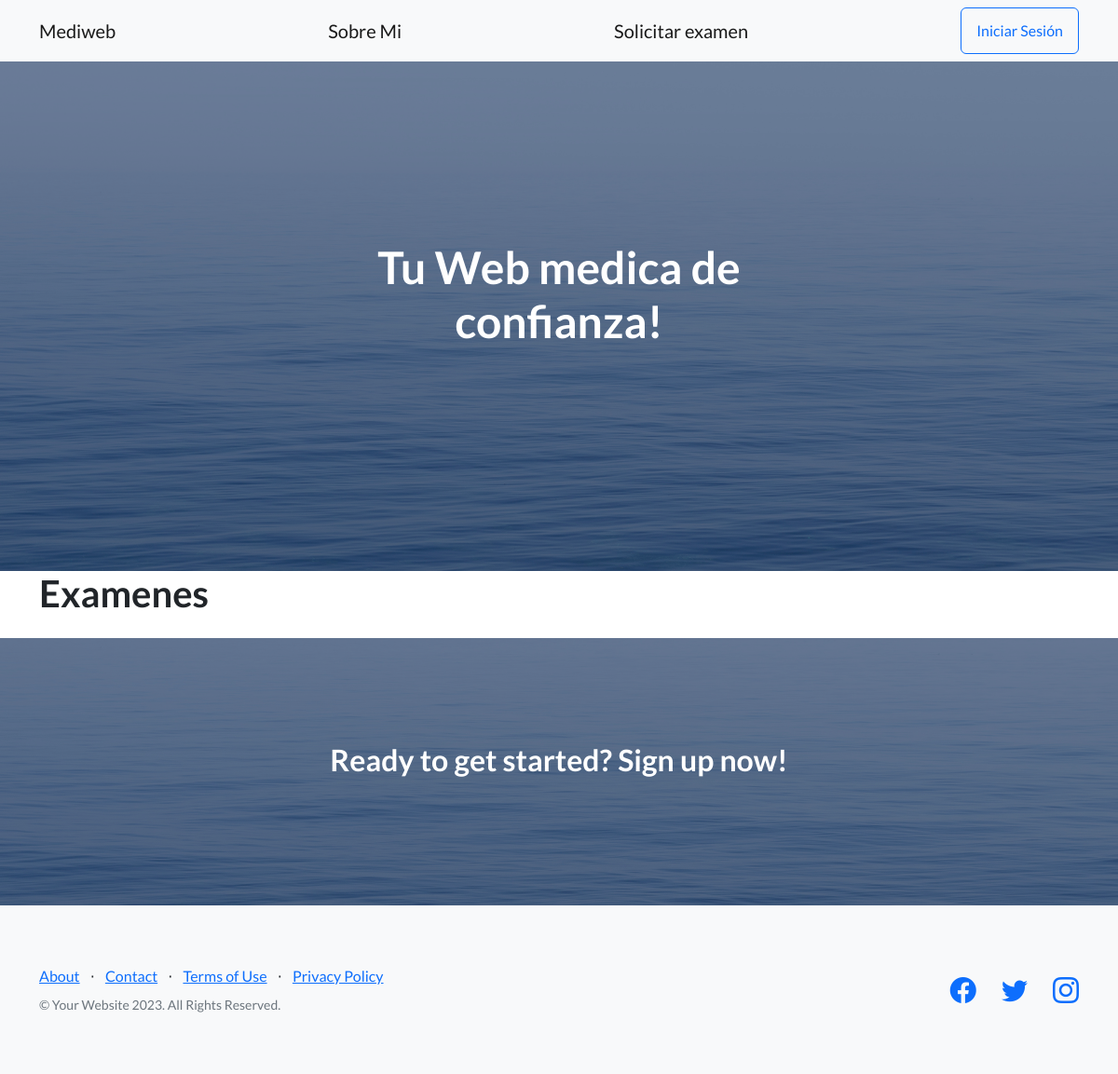
Before: /categorias/ with the older database file.
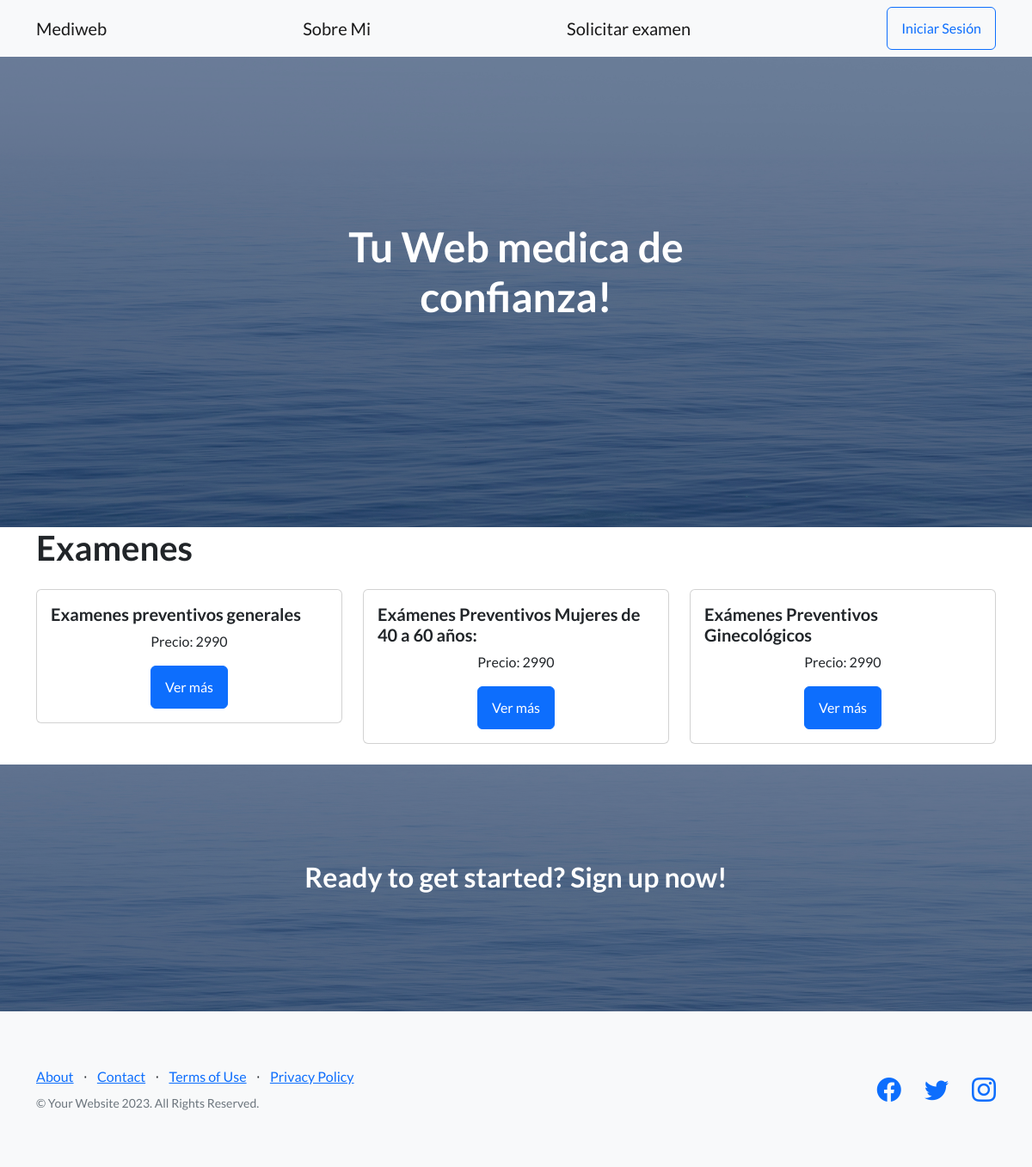
After: the same page with the newer database file.
### AppWeb/models.py (models this page shows, shortened)
class Categoria(models.Model):
    nombre = models.CharField(max_length=100)
    descripcion = models.TextField(blank=True)  # Campo opcional para descripción de la categoría
    precio = models.DecimalField(max_digits=10, decimal_places=0)
    imagen_url = models.CharField(max_length=200, null=True, blank=True)

### AppWeb/views.py (the view)
# urls.py: path('categorias/', views.ver_categorias, name='ver_categorias'),
def ver_categorias(request):
    categorias = Categoria.objects.all()
    return render(request, 'examenes/ver_categoria.html', {'categorias': categorias})

### AppWeb/templates/examenes/ver_categoria.html (shortened to what this page needs)
{% extends 'base.html' %}
{% load static %}
{% block content %}
<div class="container">
    <h1 class="mb-4">Examenes</h1>
    <div class="row">
        {% for categoria in categorias %}
        <div class="col-lg-4 mb-4">
            <div class="card rounded">
                <div class="card-body">
                    <h5 class="card-title">{{ categoria.nombre }}</h5>
                    <p class="card-text text-center">Precio: {{ categoria.precio }}</p>
                    <div class="text-center">
                        <a href="{% url 'ver_productos_por_categoria' categoria.id %}" class="btn btn-primary">Ver más</a>
                    </div>
                </div>
            </div>
        </div>
        {% endfor %}
    </div>
</div>
{% endblock %}

Changed rows visible on the page:
added Categoria: nombre "Examenes preventivos generales", precio "2990"
added Categoria: nombre "Exámenes Preventivos Mujeres de 40 a 60 años:", precio "2990"
added Categoria: nombre "Exámenes Preventivos Ginecológicos", precio "2990"
